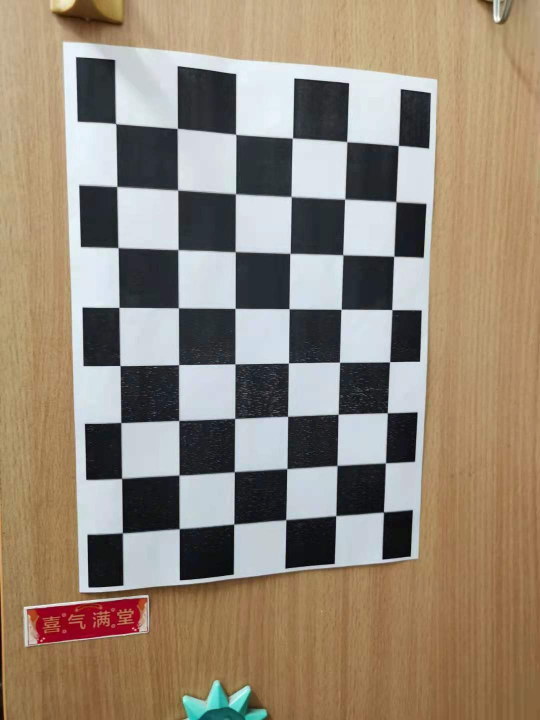
#> input picture diy_chessboard/0.jpg, 1080 x 1440 px (shown at 1/2 size); its folder holds 5 pictures in this run
$ python part4.py
#> lines starting #> are read from the running program, lines starting #| are printed output that depends on the picture; after the words box and inside, x2 and y2 are one past the last pixel; in counts of white or black regions, pixels touching at a corner belong together
# Augmented Reality in opencv-python

# Camera calibration code modified from https://docs.opencv.org/4.5.1/dc/dbb/tutorial_py_calibration.html
import os
import cv2
import numpy as np

criteria = (cv2.TERM_CRITERIA_EPS + cv2.TERM_CRITERIA_MAX_ITER, 30, 0.001)
objp = np.zeros((6*8,3), np.float32)
objp[:,:2] = np.mgrid[0:8,0:6].T.reshape(-1,2)

object_points = []
image_points = []

chessboard_images = ['./diy_chessboard/{}.jpg'.format(i) for i in range(20)]

IMG_NUM = 20

for file_name in chessboard_images:
    if '.jpg' not in file_name:
        continue
    img = cv2.imread(file_name)
#> img is the input picture: shape (1440, 1080, 3); mean B, G, R 118.8, 135.2, 149.1
    gray = cv2.cvtColor(img, cv2.COLOR_BGR2GRAY)
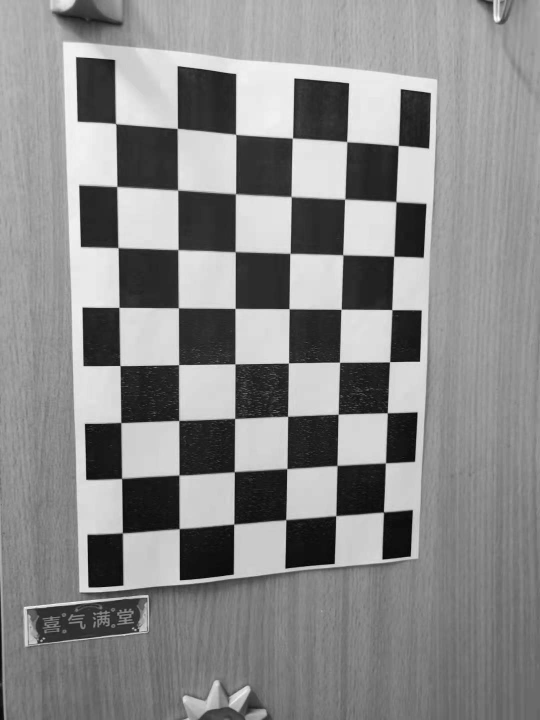
#> gray: shape (1440, 1080) (shown at 1/2 size); min 0, max 254, mean 137.5
    found, corners = cv2.findChessboardCorners(gray, (8,6))
#> found = True; corners = 48 rows, first 8: [796.7, 291.7], [792, 403.9], [787.8, 513.1], [783.7, 619.6], [779.6, 724], [774.9, 826.5], [771.4, 926.2], [767.5, 1023.6]
    if found:
        print("found corners in {}".format(file_name))
        object_points.append(objp)
        image_points.append(corners)
        corners_to_mark = cv2.cornerSubPix(gray,corners, (11,11), (-1,-1), criteria)
#> corners_to_mark = 48 rows, first 8: [796.9, 291.5], [792.3, 403.9], [788.1, 512.9], [784.2, 620], [779.7, 724], [775, 826.1], [771.3, 926.3], [767.5, 1024.5]
        cv2.drawChessboardCorners(img, (8,6), corners_to_mark, found)
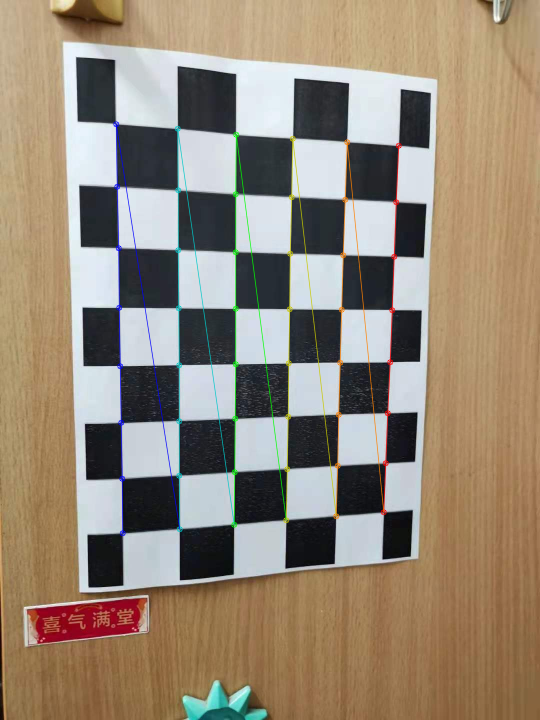
#> img: shape (1440, 1080, 3) (shown at 1/2 size); 1.89% of pixels changed, all inside (x1, y1, x2, y2) = (226, 242, 804, 1073)
#> pass 2 of the loop `for file_name in chessboard_images:`:
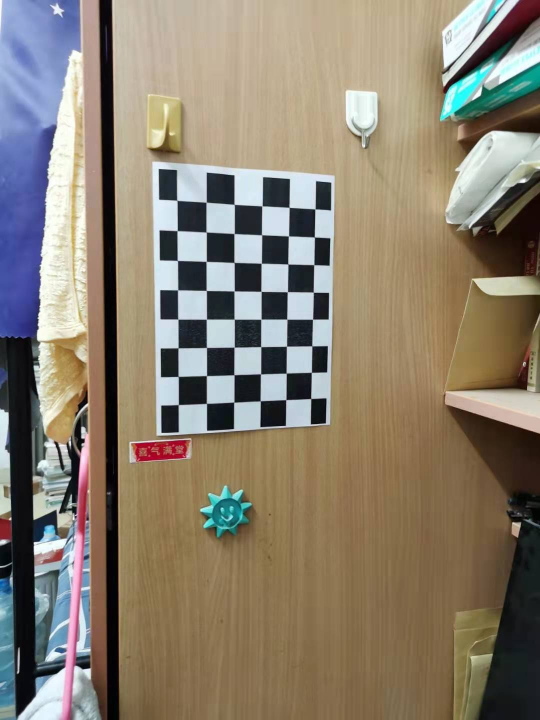
#> input picture diy_chessboard/1.jpg, 1080 x 1440 px (shown at 1/2 size)
#> img is the input picture: shape (1440, 1080, 3); mean B, G, R 111, 127.1, 137.5
#> `gray = cv2.cvtColor(img, cv2.COLOR_BGR2GRAY)`:
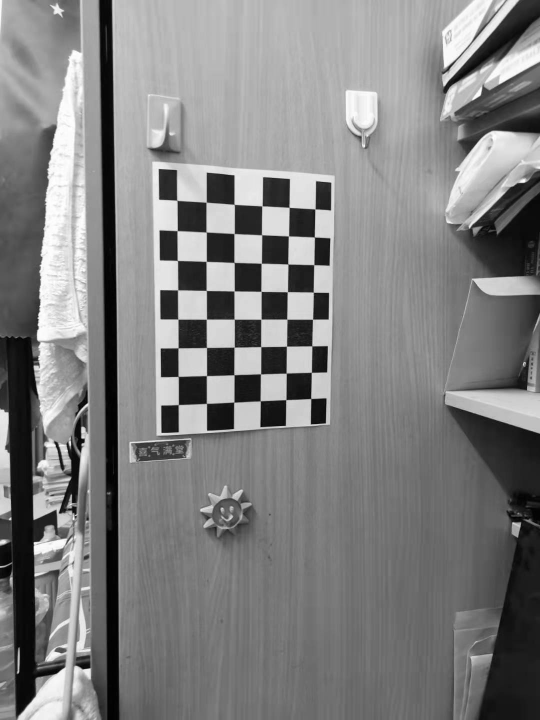
#> gray: shape (1440, 1080) (shown at 1/2 size); min 0, max 255, mean 128.4
#> corners = 48 rows, first 8: [630.5, 418.5], [629.1, 474.5], [628.1, 530], [626.9, 584.6], [625.6, 638.9], [624.3, 692.3], [623.2, 745.1], [622, 797.5]
#> corners_to_mark = 48 rows, first 8: [630.4, 418.3], [629.2, 474.5], [628.1, 529.8], [626.9, 584.8], [625.6, 638.8], [624.3, 692.3], [623.1, 745.1], [622, 797.5]
#> `cv2.drawChessboardCorners(img, (8,6), corners_to_mark, found)`:
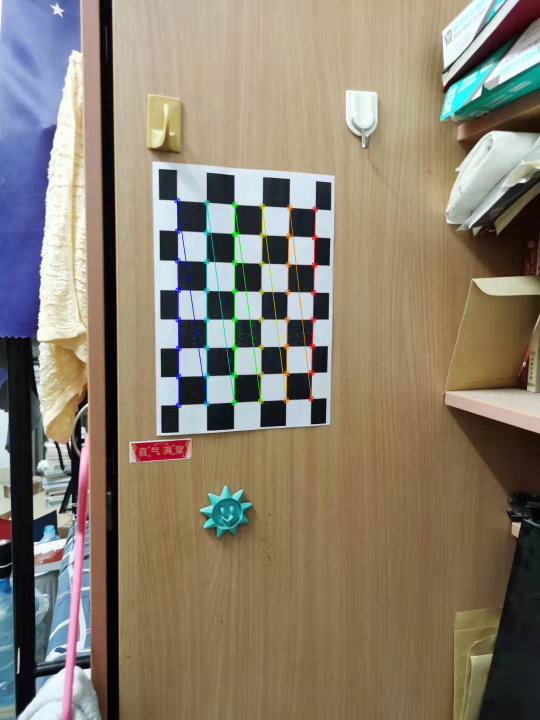
#> img: shape (1440, 1080, 3) (shown at 1/2 size); 1.08% of pixels changed, all inside (x1, y1, x2, y2) = (348, 395, 637, 817)
#> (the run stopped early here; a loop or call above may not have finished)
